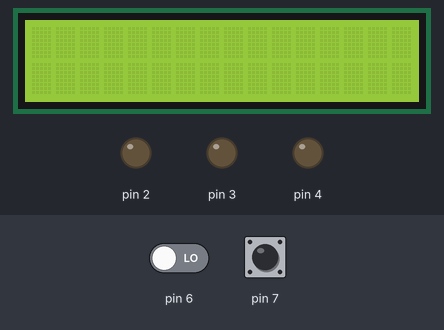
The sketch below on a simulated Arduino Uno, built with avr-gcc and run on an emulated ATmega328P. On the bench: 16×2 character LCD, output pins drawn as LEDs (lit = HIGH). The inputs (shaded band) are chosen by the test bench; at power-on: pin 6 LOW, pin 7 LOW. What the sketch prints to the serial monitor is not drawn.

Above: at 1.2 s.
1.3 s: pin 6 driven HIGH
At 2.2 s:
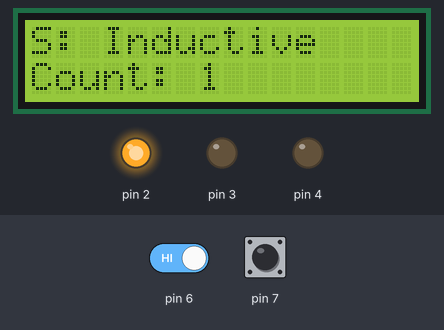
2.8 s: pin 7 pulsed HIGH 2 times (0.12 s each, 0.3 s apart)
At 4.2 s:
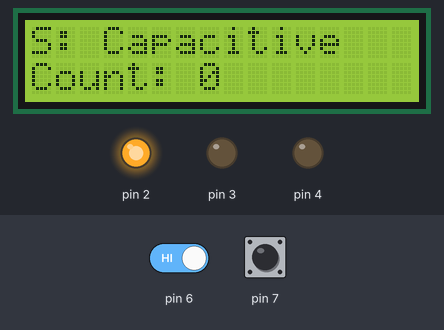
Timing chart, 0 to 5.8 s (numbered marks = the images above; inputs shaded):
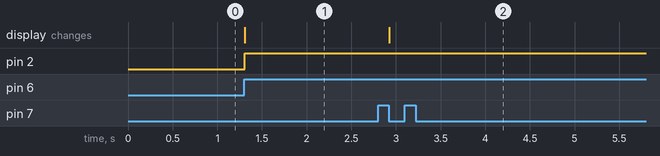

Measured:
- after the input at 1.3 s, pin 2: LOW → HIGH at once; the display: changes at once (image 1)
- after the input at 2.8 s, the display: changes after 0.13 s (image 2)

The sketch:

2_sensor_capacitivo.ino
```cpp
#include <LiquidCrystal.h>

//Código sensores inductivo, capacitivo y pantalla LCD:
#define LED_AMARILLO 2
#define LED_AZUL 3
#define LED_ROJO 4
#define INDUCTIVE_SENSOR 6
#define CAPACITIVE_SENSOR 7
#define Rs 8
#define E 9
#define D4 10
#define D5 11
#define D6 12
#define D7 13
int counter = 0;
/*
Vss = GND
VDD = +5V
VO = 220 Ohm + GND
Rs = [Pin]
Rw = GND
E = [Pin]
D0..D7 = [Pin]
A = +5V
K = 220 Ohm + GND

void setup(){
  lcd.begin(16,2); // [Columnas, Filas]
  lcd.setCursor(0,0);
  lcd.print("Hola");
  lcd.print("Contador: "+String(counter));
}
*/
LiquidCrystal lcd(Rs,E,D4,D5,D6,D7);

class LED {
  private:
    byte pin;

   public:
    LED(byte pin){
      this->pin = pin;
    }
    void init(){
      pinMode(pin,OUTPUT);
    }
    void on(){
      digitalWrite(pin,HIGH);
    }
    void off(){
      digitalWrite(pin,LOW);
    }
};

class SENSOR {
  private:
    byte pin;

   public:
    SENSOR(byte pin){
      this->pin = pin;
    }
    void init(){
      pinMode(pin,INPUT);
    }
    int read(){
      return digitalRead(pin);
    }
};

LED LedAmarillo (LED_AMARILLO);
LED LedAzul (LED_AZUL);
LED LedRojo (LED_ROJO);
SENSOR InductiveSensor (INDUCTIVE_SENSOR);
SENSOR CapacitiveSensor (CAPACITIVE_SENSOR);

void setup(){
  LedAmarillo.init();
  LedAzul.init();
  LedRojo.init();
  InductiveSensor.init();
  CapacitiveSensor.init();
  lcd.begin(16, 2);
  Serial.begin(9600);
}

void loop(){
  if(InductiveSensor.read()==LOW){
    while(!InductiveSensor.read()){}
    if (counter < 20){
      counter++;
    }
    lcd.clear();
    lcd.setCursor(0, 0);
    lcd.print("S:");
    lcd.setCursor(0, 1);
    lcd.print("Count:");
    lcd.setCursor(3, 0);
    lcd.print("Inductive");
    Serial.println(String(counter));
    lcd.setCursor(7, 1);
    lcd.print(String(counter));
  }

  if(CapacitiveSensor.read()==HIGH){
    while(CapacitiveSensor.read()){}
    if(counter > 0){
      counter--;
    }
    lcd.clear();
    lcd.setCursor(0, 0);
    lcd.print("S:");
    lcd.setCursor(0, 1);
    lcd.print("Count:");
    lcd.setCursor(3, 0);
    lcd.print("Capacitive");
    Serial.println(String(counter));
    lcd.setCursor(7, 1);
    lcd.print(String(counter));
  }

  switch(counter){
    case 0 ... 10:
      LedAmarillo.on();
      LedAzul.off();
      LedRojo.off();
      break;
    case 11 ... 19:
      LedAmarillo.off();
      LedAzul.on();
      LedRojo.off();
      break;
    case 20:
      LedAmarillo.off();
      LedAzul.off();
      LedRojo.on();
      break;
  }
}
```
